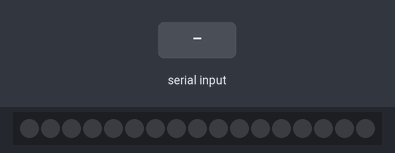
Recording of a sketch running on a simulated Arduino Leonardo, built with avr-gcc and run on an emulated ATmega32U4. Parts: 17 RGB LEDs in strip order, left to right. The test bench sets the inputs (shaded band). Dim RGB values are drawn brighter than linear.

Above: at 1.2 s.
1.3 s: "90,45\n" received over Serial
At 1.52 s:
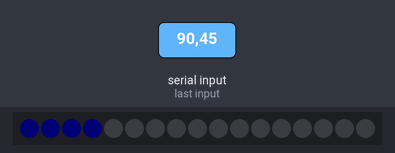
At 2.6 s:
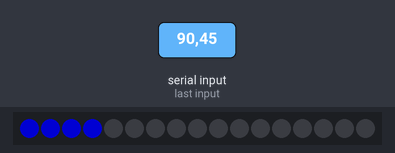
3.3 s: "30,150\n" received over Serial
Timing chart, 0 to 6.3 s (numbered marks = the images above; inputs shaded):
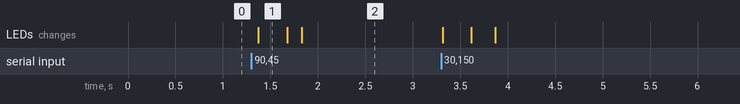

Measured:
- after the input at 1.3 s, the LEDs: change after 0.07 s (image 1)

The sketch:

LED_strip_1.ino
```cpp
/*
 * Use an Arduino Leonardo.
 * This sketch is meant to be used with an Adafruit DotStarLED strip.
 * TODO: documentation here.
 */

// LEDs /////////////////////////////////////////////////
#include "Adafruit_DotStar.h"
// Because conditional #includes don't work w/Arduino sketches...
#include <SPI.h>         // COMMENT OUT THIS LINE FOR GEMMA OR TRINKET
//#include <avr/power.h> // ENABLE THIS LINE FOR GEMMA OR TRINKET

#define NUMPIXELS 17 // Number of LEDs in strip

// Here's how to control the LEDs from any two pins:
#define DATAPIN    5
#define CLOCKPIN   4
Adafruit_DotStar strip = Adafruit_DotStar(NUMPIXELS, DATAPIN, CLOCKPIN, DOTSTAR_BRG);
// GREEN, RED, BLUE

// ANIMATORS ////////////////////////////////////////////
#include "Limulo_Animator.h"

const int PPP = 4; //PIXELS PER PAD
const int NPADS = 4;
const int FADEIN_TIME = 500;
const int FADEOUT_TIME = 500;
// the following is a factor to correct the overall brightness
const float AMPLITUDE = 0.5;

struct ledblock {
  Animator_ASR asr;
  float rawAmp;
  uint8_t intAmp;
  uint8_t head, tail; // indexes of first/last pixel of the block
  uint8_t in, out; // indexes of the first/last pixel of the raised cosine animation
  uint8_t pivot;
};
ledblock blocks[NPADS];


// utility variables
int i=0, j=0;

// DEBUG STUFF //////////////////////////////////////////
bool DEBUG = false;

// SETUP //////////////////////////////////////////////////////////////////////////////
void setup()
{
  Serial.begin(9600);

  // LED & ANIMATORS
  for(i=0; i<NPADS; i++)
  {
    blocks[i].asr.init(FADEIN_TIME, FADEOUT_TIME);
    blocks[i].tail = i*PPP;
    blocks[i].head = blocks[i].tail + PPP - 1;
    blocks[i].rawAmp = 0.0;
    blocks[i].intAmp = 0;
  }

  strip.begin(); // Initialize pins for output

  // set every pixel to sleep
  for(i=0; i<NPADS; i++)
  {
    for(j=0; j<PPP; j++)
    {
      strip.setPixelColor(blocks[i].tail+j, 0x00, 0x00, 0x00);
    }
  }
  strip.show();  // Turn all LEDs off ASAP
}


// LOOP ///////////////////////////////////////////////////////////////////////////////
void loop()
{

  // SERIAL COM stuff ////////////////////////////////////
  // is ther something waiting to be read on the serial port?
  if( Serial.available() >0 )
  {
    byte b = Serial.read();
    b = b - 48;
    //Serial.println( b );
    if(b < NPADS && b >= 0)
    {
      releaseAll();
      blocks[b].asr.triggerAttack();
    }
  }


  // LED stuff ///////////////////////////////////////////
  if(DEBUG) Serial.println();
  for(i=0; i<NPADS; i++)
  {
    blocks[i].asr.update();
    blocks[i].rawAmp = blocks[i].asr.getY();
    // better to sqare the 0.0 - 1.0 value in order to get a smoother transition
    blocks[i].rawAmp = blocks[i].rawAmp * blocks[i].rawAmp;
    blocks[i].intAmp = 255.0*blocks[i].rawAmp * AMPLITUDE;
    if(DEBUG) {Serial.print( blocks[i].rawAmp );Serial.print(" ");}
    if(DEBUG) {Serial.print( blocks[i].intAmp );Serial.print(" ");}
    if(DEBUG) {Serial.print( blocks[i].asr.getState() );Serial.print("\t");}
    for(j=0; j<PPP; j++)
    {
      strip.setPixelColor(blocks[i].tail+j, 0x00, 0x00, blocks[i].intAmp);
    }
  }
  if(DEBUG) Serial.println();
  strip.show();

  delay(10);
}

void releaseAll()
{
  for(int i=0; i<NPADS; i++)
  {
    blocks[i].asr.triggerRelease();
  }
}
```

Limulo_Animator.cpp
```cpp
#include "Limulo_Animator.h"


// Set attack and release time in millisecond
// default are attack time (t_1) = 10ms and
// release time (t_2) = 500ms
void Animator_ASR::init( int t_1, int t_2 ) {
	t1 = t_1>0.0?t_1:10;
	t2 = t_2>0.0?t_2:500;
	state = QUIET;
}

void Animator_ASR::update()
{
	if(state == ATTACK)
	{
		dt = millis() - st;
    // TODO: insert a check here in order to prevent
    // cases where 'dt' become grater than t1.
    // Update st accordingly.
    //if( dt < 0 )
    //  Serial.println("ERROR");
		y =  (1.0*dt)/t1;
		if(y > 1.0)
		{
			y = 1.0;
			state = SUSTAIN;
		}
	}
	else if( state == RELEASE )
	{
		dt = millis() - st;
    // TODO: insert a check here in order to prevent
    // cases where 'dt' become grater than t2.
    // Update st accordingly.
		y =  1.0 - ( (1.0*dt)/t2 );
    if(y < 0.0)
		{
			y = 0.0;
			state = QUIET;
		}
	}
}

void Animator_ASR::triggerAttack()
{
	if(state == SUSTAIN)
	{
		return;
	}
	else if(state == QUIET)
	{
		st = millis();
	}
//	TODO: consider an attack trigger in the released phase.
//  this is not necessary. The release phase can be interrupted
//  abruptly when an new attack comes in.
//	else if(state == RELEASE)
//	{
//	}


	state = ATTACK;
	st = millis();
}


void Animator_ASR::triggerRelease()
{
	if(state == QUIET)
	{
		return;
	}
	else if(state == SUSTAIN)
	{
		st = millis();
	}
	else if (state == ATTACK)
	{
    // mind the fact that st must be a 'long' in order not to
    // fill the data container too fast.
		st = long( millis()*(1+((1.0*t2)/t1)) - t2*(1 + ((1.0*st)/t1)) );
	}
	state = RELEASE;
}

float Animator_ASR::getY()
{
	return y;
}

int Animator_ASR::getState()
{
	return state;
}


// remember:
//const int QUIET = -1;
//const int ATTACK  = 0;
//const int SUSTAIN  = 1;
//const int RELEASE = 2;
void Animator_ASR::printState()
{
  switch(state) {
    case QUIET:
      Serial.print("QUIET");
      break;
    case ATTACK:
      Serial.print("ATTACK");
      break;
    case SUSTAIN:
      Serial.print("SUSTAIN");
      break;
    case RELEASE:
      Serial.print("RELEASE");
      break;
    default:
      break;
  }
}
```

Limulo_Animator.h
```cpp
// (licence header left out)
#ifndef _LIMULO_ANIMATOR
#define _LIMULO_ANIMATOR
#include "Arduino.h"

class Animator_ASR
{
public:
	Animator_ASR() {};

	void init( int t_1, int t_2 );
  void update();
  void triggerAttack();
  void triggerRelease();
  float getY();
	int getState();
  void printState();


private:

  // note that time variables must be
  // long in order to store great values.
	int t1, t2;  // t attack, t release
	long dt;      // delta time
	long st;      // start time

  // states
  enum {
    QUIET = -1,
    ATTACK,
    SUSTAIN,
    RELEASE
  } state;

  float y;
};
#endif
```
